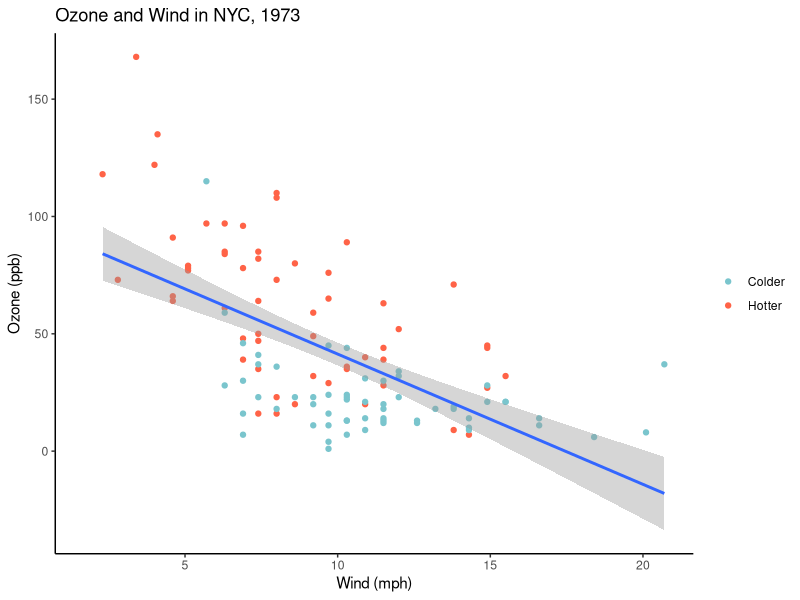

Write the R code that produced this figure.
## ---- chunk 1
setwd('C:/Users/visha/OneDrive/Documents/School/Summer 2024/PSTAT 10/PSTAT10-Worksheets-and-HW')
library(tidyverse)
library(datasets)
## ---- chunk 2
aqdata <- as_tibble(airquality)
tempData1 <- aqdata |> filter(Temp >= 80) |> mutate(Feels = 'Hotter')
tempData2 <- aqdata |> filter(Temp < 80) |> mutate(Feels = 'Colder') 
aqdata <- rbind(tempData1, tempData2)
plot <- ggplot(aqdata, mapping = aes(x = Wind, y = Ozone, color=Feels))
plot + geom_point(aes()) +
       geom_smooth(method='lm', se = TRUE, col='#3366ff') +
       scale_color_manual(values = c("Colder" = "cadetblue3", "Hotter" = "tomato"), name=NULL) +
       labs(x = 'Wind (mph)', y = 'Ozone (ppb)', title='Ozone and Wind in NYC, 1973') +
       guides(fill=guide_legend(title='test')) +
       theme_classic() 
